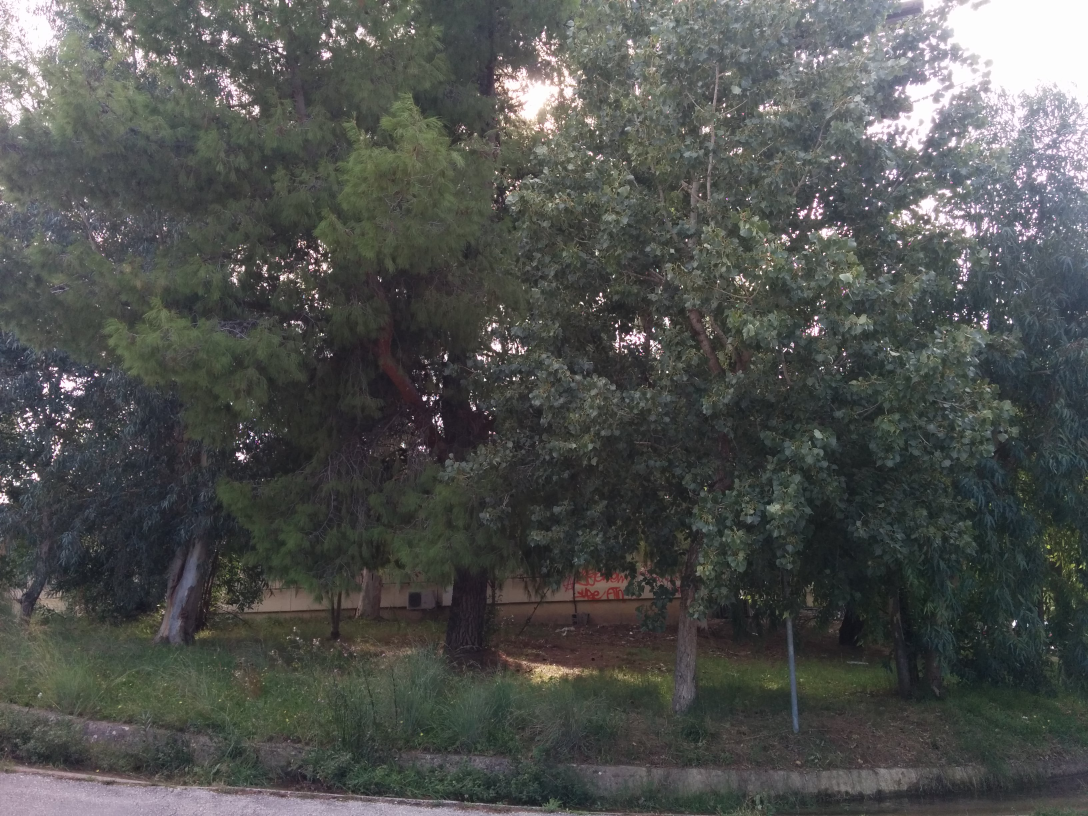
#> input picture Exercise 1/Pics/Initial/P200.jpg, 3264 x 2448 px, found by its file name (shown at 1/3 size)
$ python Question3.py
#> lines starting #> are read from the running program, lines starting #| are printed output that depends on the picture; after the words box and inside, x2 and y2 are one past the last pixel; in counts of white or black regions, pixels touching at a corner belong together
import cv2
import numpy as np
import matplotlib.pyplot as plt


def gaussian_pyramid(image, levels):
    gp = [image.astype(np.float32)]
    for i in range(levels):
        image = cv2.pyrDown(gp[-1])
        gp.append(image)
    return gp


def laplacian_pyramid(gp):
    lp = [gp[-1]]
    for i in range(len(gp) - 1, 0, -1):
        size = (gp[i - 1].shape[1], gp[i - 1].shape[0])
        expanded = cv2.pyrUp(gp[i], dstsize=size)
        laplacian = cv2.subtract(gp[i - 1], expanded)
        lp.append(laplacian)
    return lp[::-1]


def blend_pyramids(lp_list, gp_masks):
    blended = []
    num_levels = len(lp_list[0])

    for level in range(num_levels):
        # Get current level size from first image pyramid
        current_size = lp_list[0][level].shape
        level_result = np.zeros(current_size)

        # Blend all images at current level
        for i, (laplacian, mask) in enumerate(zip(lp_list, gp_masks)):
            # Resize mask to match current level size
            resized_mask = cv2.resize(mask[level], (current_size[1], current_size[0]))
            if len(current_size) == 3:  # For RGB images
                resized_mask = np.expand_dims(resized_mask, axis=2)
            level_result += laplacian[level] * resized_mask

        blended.append(level_result)
    return blended


def reconstruct_image(pyramid):
    image = pyramid[-1]
    for layer in pyramid[-2::-1]:
        size = (layer.shape[1], layer.shape[0])
        image = cv2.pyrUp(image, dstsize=size)
        image = cv2.add(image, layer)
    return np.clip(image, 0, 255).astype(np.uint8)


def create_position_masks(img_shape, positions):
    """Create masks for different image positions"""
    masks = []
    base_mask = np.zeros((img_shape[0], img_shape[1]))

    for pos in positions:
        mask = base_mask.copy()
        x1, y1, x2, y2 = pos
        mask[y1:y2, x1:x2] = 1
        masks.append(mask)

    # Ensure masks sum to 1
    masks_sum = np.sum(masks, axis=0)
    masks = [mask / np.maximum(masks_sum, 1) for mask in masks]

    return masks


def process_multiple_images():
    # Load all images
    image_paths = [
        r"D:\ceid\computer vision\askhsh 1\photos\P200.jpg",
        r"D:\ceid\computer vision\askhsh 1\photos\dog1.jpg",
        r"D:\ceid\computer vision\askhsh 1\photos\dog2.jpg",
        r"D:\ceid\computer vision\askhsh 1\photos\cat.jpg",
        r"D:\ceid\computer vision\askhsh 1\photos\bench.jpg",
        r"D:\ceid\computer vision\askhsh 1\photos\My_image.jpg"
    ]

    # Define target size
    target_size = (800, 800)

    # Load and resize images
    images = []
    for path in image_paths:
        img = cv2.imread(path)
#> img is the input picture: shape (2448, 3264, 3); mean B, G, R 79.4, 81.8, 79.8
        if img is not None:
            img = cv2.cvtColor(img, cv2.COLOR_BGR2RGB)
            img = cv2.resize(img, target_size)
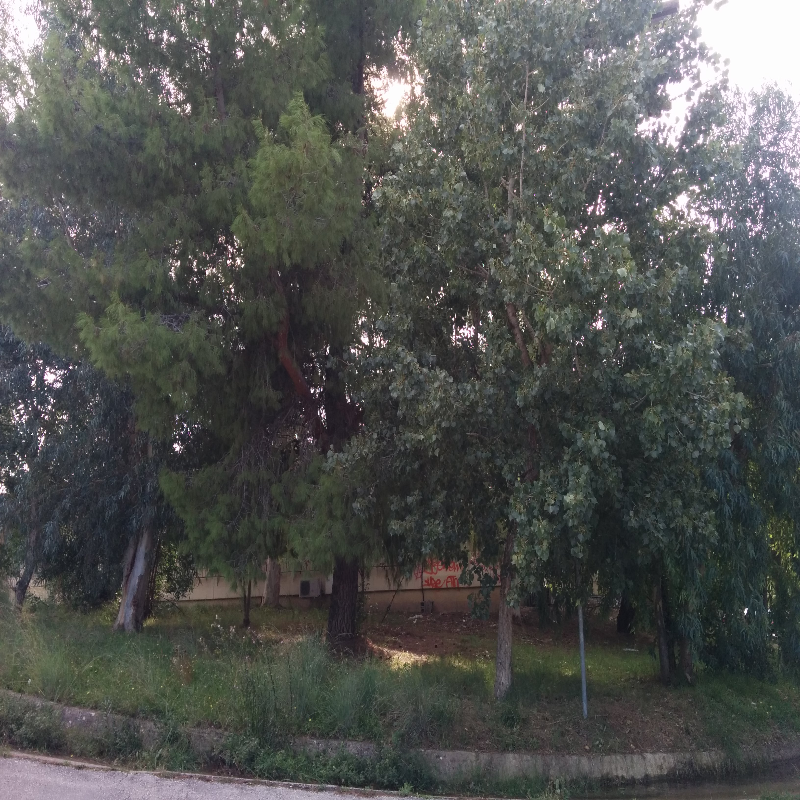
#> img: shape (800, 800, 3); mean R, G, B 79.7, 81.7, 79.2
            images.append(img)
#> pass 2 of the loop in process_multiple_images, `for path in image_paths:`:
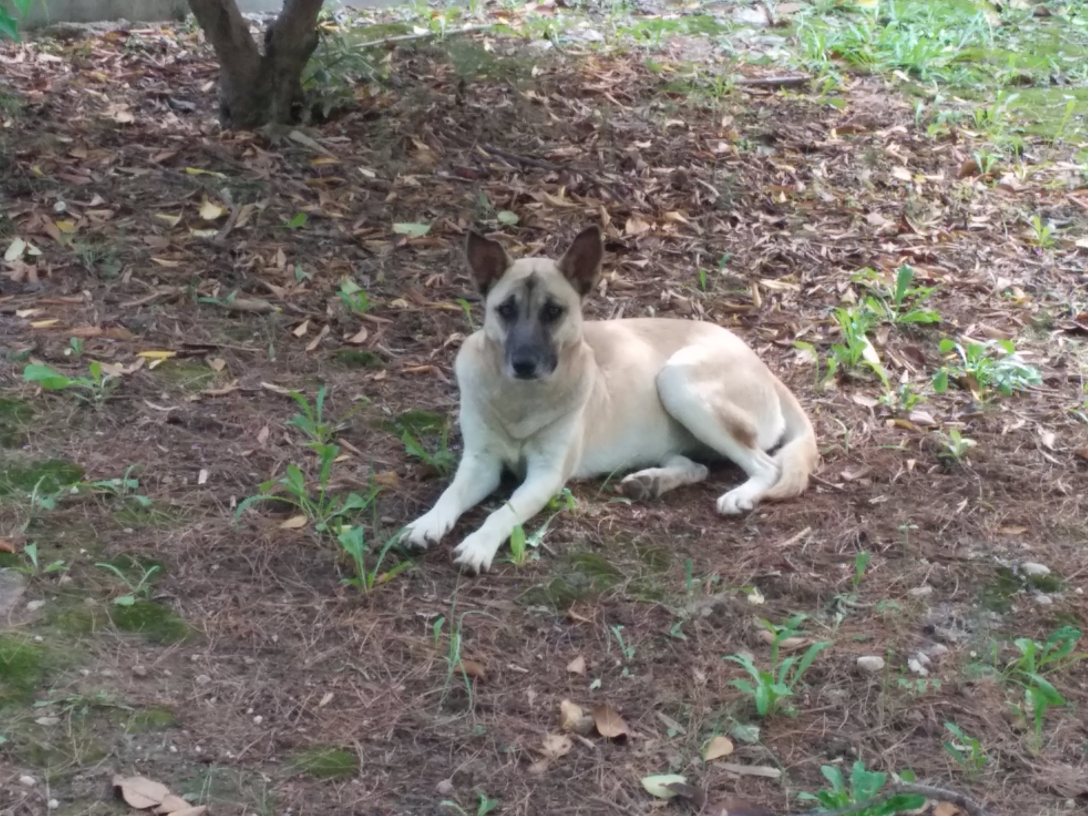
#> input picture Exercise 1/Pics/Initial/dog1.jpg, 3264 x 2448 px, found by its file name (shown at 1/3 size)
#> in process_multiple_images, img is the input picture: shape (2448, 3264, 3); mean B, G, R 107.8, 114.7, 120.8
#> in process_multiple_images, `img = cv2.resize(img, target_size)`:
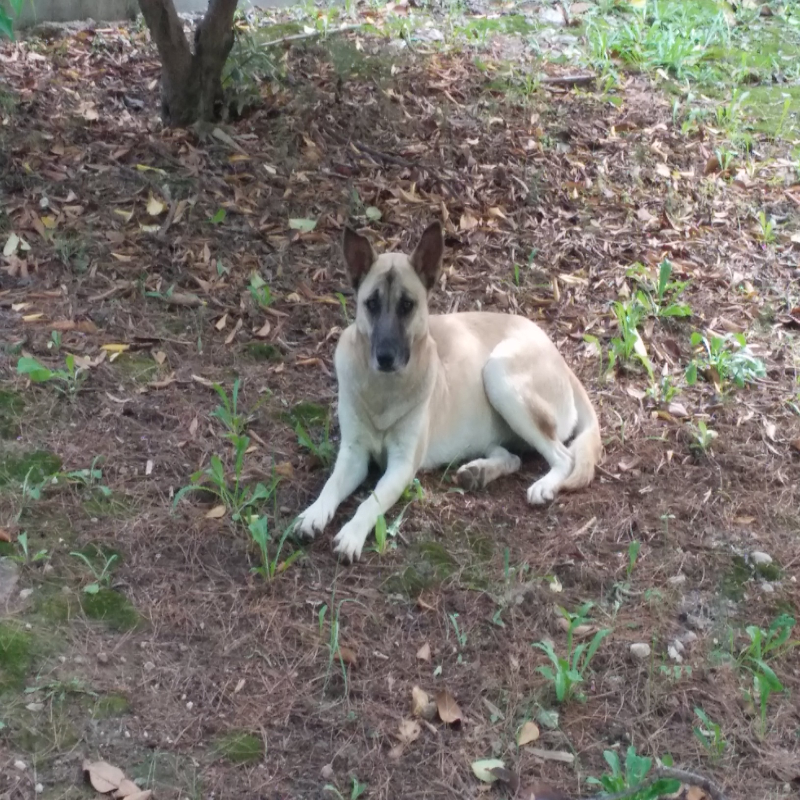
#> img: shape (800, 800, 3); mean R, G, B 120.6, 114.6, 107.7
#> pass 3 of the loop in process_multiple_images, `for path in image_paths:`:
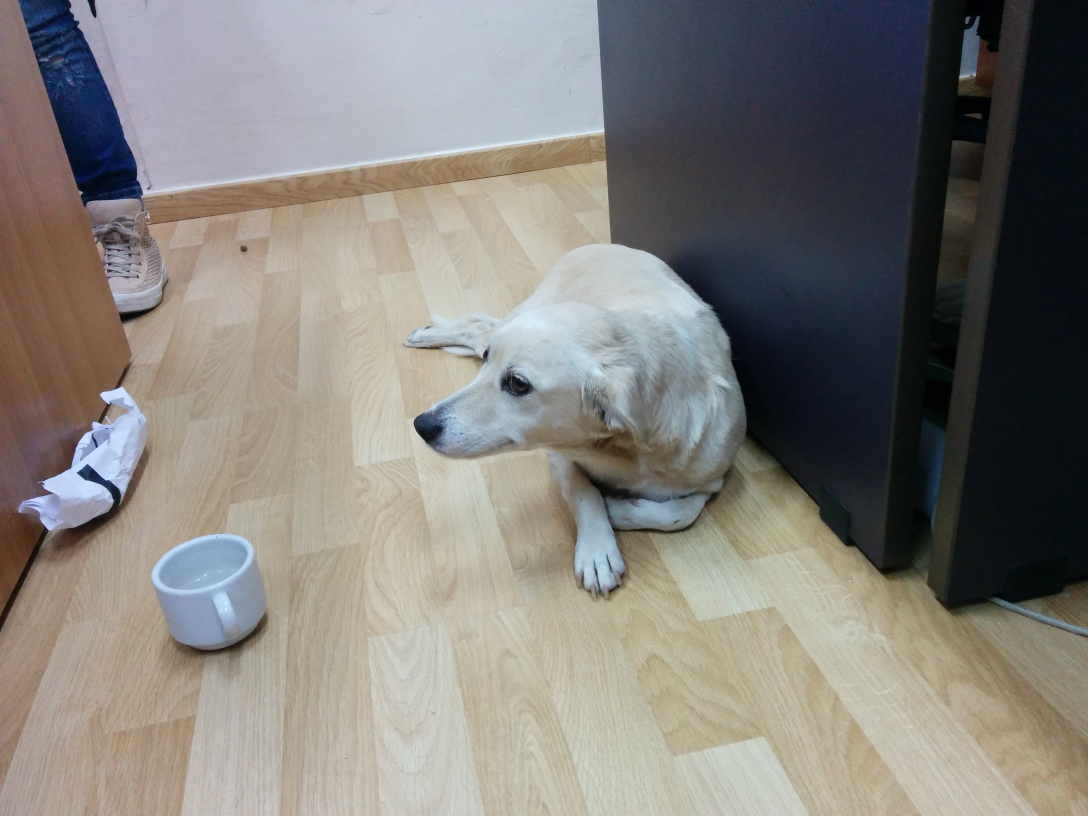
#> input picture Exercise 1/Pics/Initial/dog2.jpg, 3264 x 2448 px, found by its file name (shown at 1/3 size)
#> in process_multiple_images, img is the input picture: shape (2448, 3264, 3); mean B, G, R 123.3, 128.2, 131.6
#> in process_multiple_images, `img = cv2.resize(img, target_size)`:
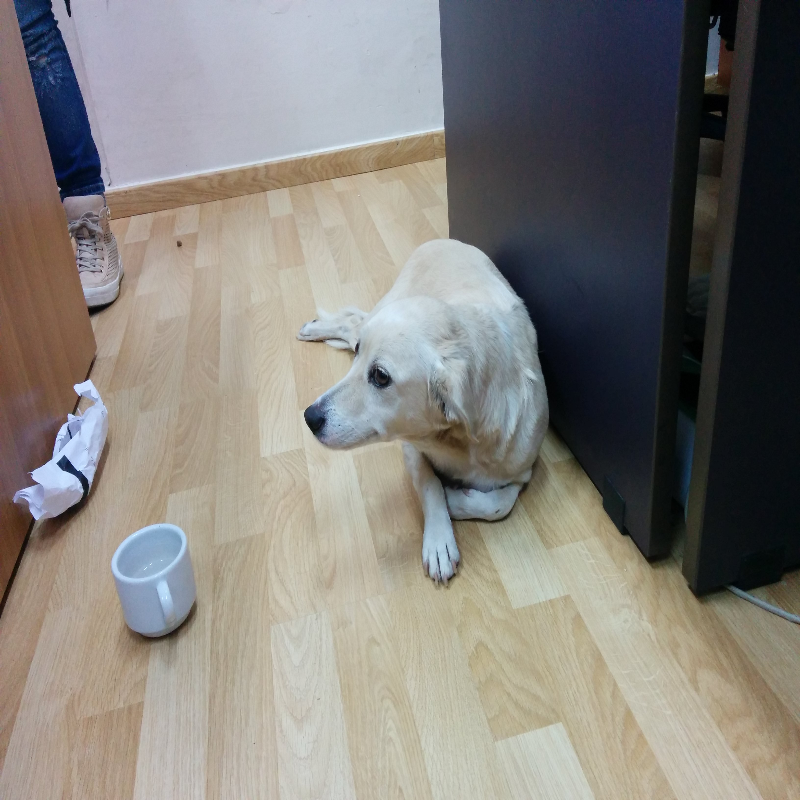
#> img: shape (800, 800, 3); mean R, G, B 131.5, 128.1, 123.1
#> the loop made 6 passes; the first 3 are shown

    # Define positions for each image (x1, y1, x2, y2)
    positions = [
        (0, 0, 400, 400),  # P200
        (400, 0, 800, 400),  # dog1
        (0, 400, 400, 800),  # dog2
        (400, 400, 800, 800),  # cat
        (200, 200, 600, 600),  # bench
        (300, 300, 500, 500)  # My_image
    ]
#> positions = [(0, 0, 400, 400), (400, 0, 800, 400), (0, 400, 400, 800), (400, 400, 800, 800), (200, 200, 600, 600), (300, 300, 500, 500)]

    # Create masks
    masks = create_position_masks((target_size[0], target_size[1]), positions)
#> the loop in create_position_masks, `for pos in positions:` made 6 passes
#> after the loop in create_position_masks, `for pos in positions:`:
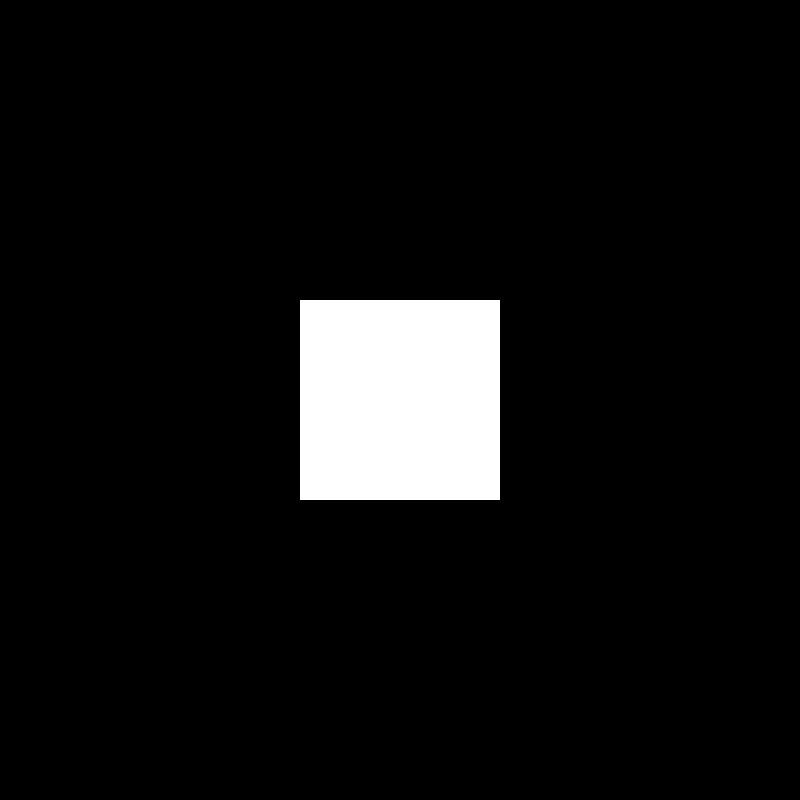
#> mask: shape (800, 800) float64; values 0 (black) and 1 (white), 6.2% white; 1 white region, box (x1, y1, x2, y2) and area: (300, 300, 500, 500) 40000
#> after the loop in create_position_masks, `for pos in positions:`: masks = 6 items
#> in create_position_masks, `masks_sum = np.sum(masks, axis=0)`:
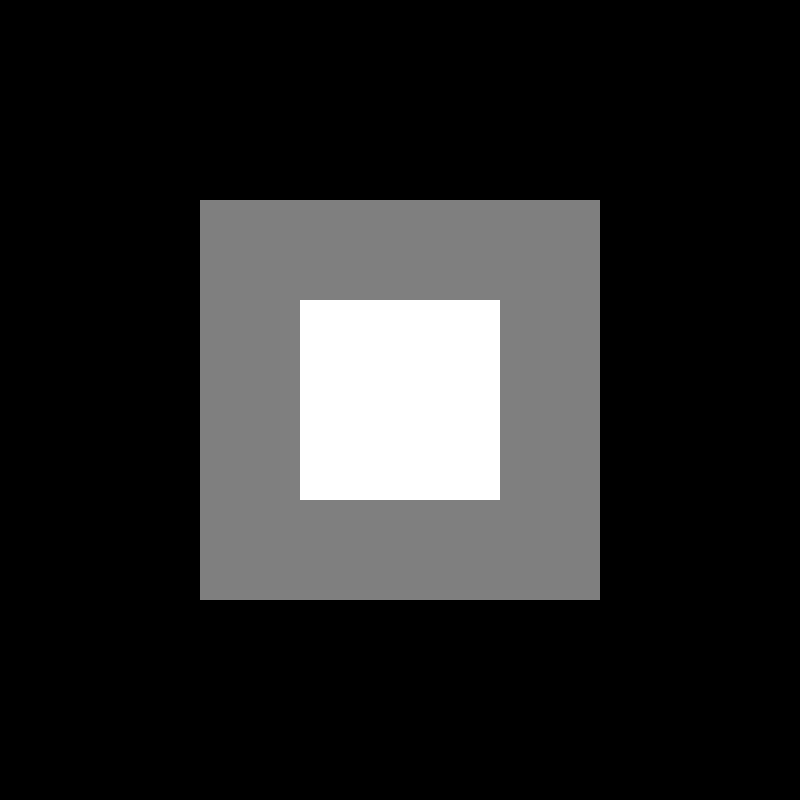
#> masks_sum: shape (800, 800) float64; min 1, max 3, mean 1.31; drawn with min black and max white
#> masks = 6 items

    # Number of levels
    levels = 4

    # Generate Gaussian pyramids for all images and masks
    gp_images = [gaussian_pyramid(img, levels) for img in images]
#> after the loop in gaussian_pyramid, `for i in range(levels):`: gp = 5 items
#> the loop in gaussian_pyramid (call 5), `for i in range(levels):` made 4 passes
#> pass 3, in gaussian_pyramid (call 5), `image = cv2.pyrDown(gp[-1])`:
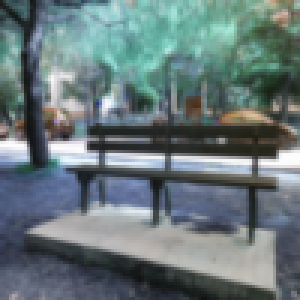
#> image: shape (100, 100, 3) float32 (shown 3 times larger); mean of channels 0, 1, 2 122.6, 120.2, 104.3; drawn as B, G, R
    gp_masks = [gaussian_pyramid(mask, levels) for mask in masks]
#> gp_masks = 6 items

    # Generate Laplacian pyramids for all images
    lp_images = [laplacian_pyramid(gp) for gp in gp_images]

    # Blend pyramids
    blended_pyramid = blend_pyramids(lp_images, gp_masks)
#> after the loop in blend_pyramids, `for level in range(num_levels):`:
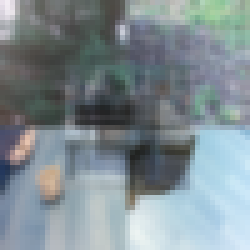
#> level_result: shape (50, 50, 3) float64 (shown 5 times larger); mean of channels 0, 1, 2 146.7, 141.3, 128.7; drawn as B, G, R

    # Reconstruct final image
    blended_image = reconstruct_image(blended_pyramid)
#> after the loop in reconstruct_image, `for layer in pyramid[-2::-1]:`:
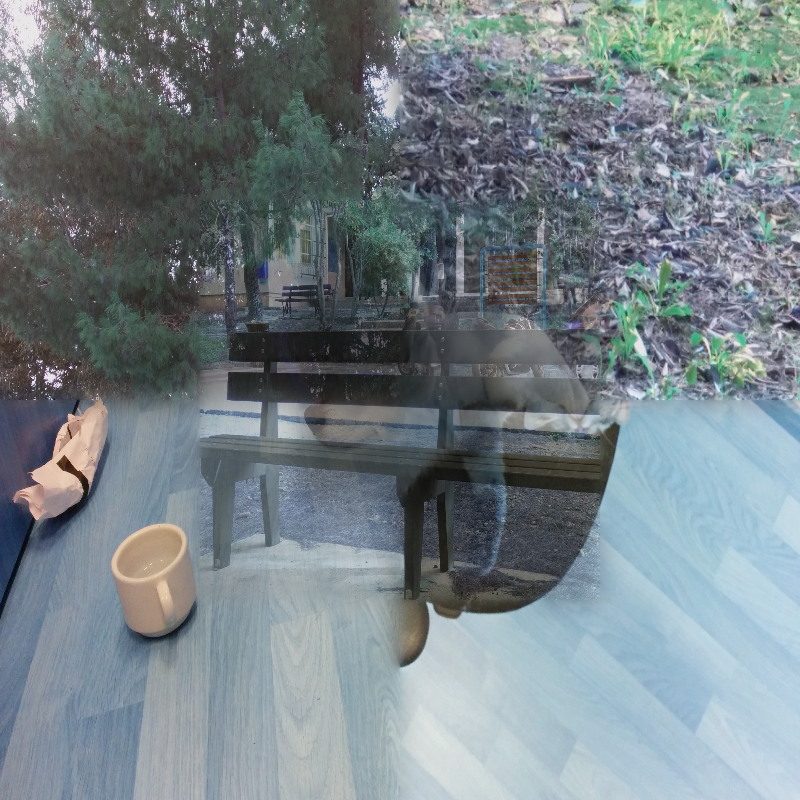
#> image: shape (800, 800, 3) float64; mean of channels 0, 1, 2 148.1, 142.5, 129.7; drawn with min black and max white

    # Display results
    plt.figure(figsize=(20, 10))

    # Display original images
    for i, img in enumerate(images):
        plt.subplot(2, 3, i + 1)
        plt.imshow(img)
        plt.title(f'Image {i + 1}')
        plt.axis('off')

    # Display final blended result
    plt.figure(figsize=(10, 10))
    plt.imshow(blended_image)
    plt.title('Blended Result')
    plt.axis('off')

    plt.tight_layout()
    plt.show()
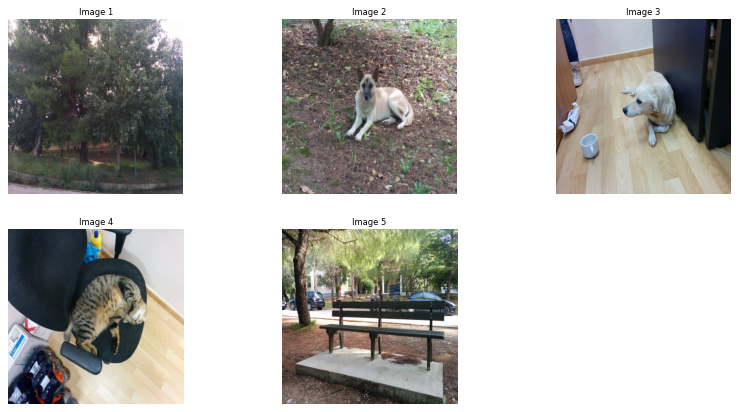
#> figure drawn by matplotlib, 5 panels

    return blended_image


# Execute the solution
blended_result = process_multiple_images()
